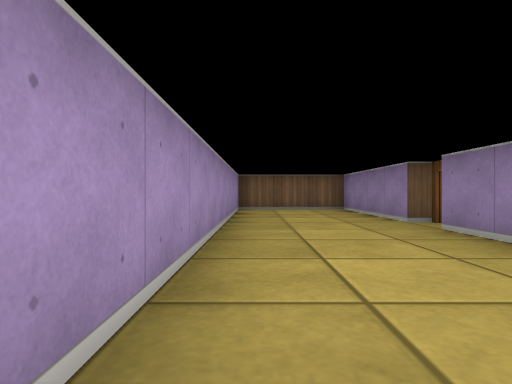
View 1 (above)

24 first-person views from a walk through a cub3D maze. The camera is about half as high as the walls, looks level and sees 75° across. The floor is counted in squares. Each view is taken from the middle of a square. On the plan, view 1 faces up. The plan holds only what a view shows up to about 9 squares ahead; the rest is blank.

View 2
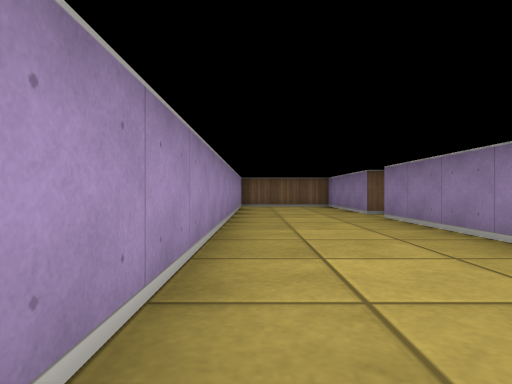

View 3
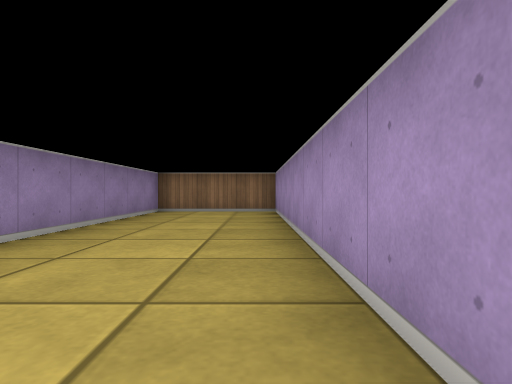

View 4
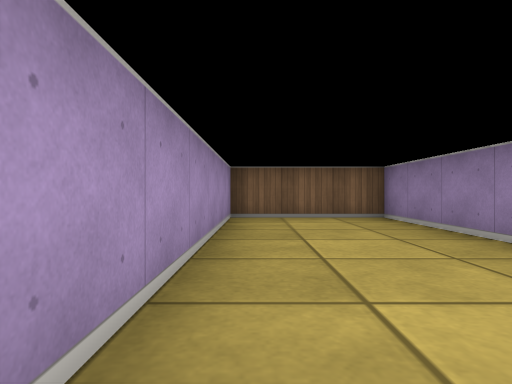

View 5
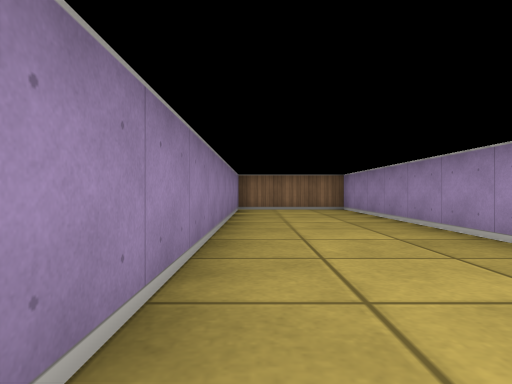

View 6
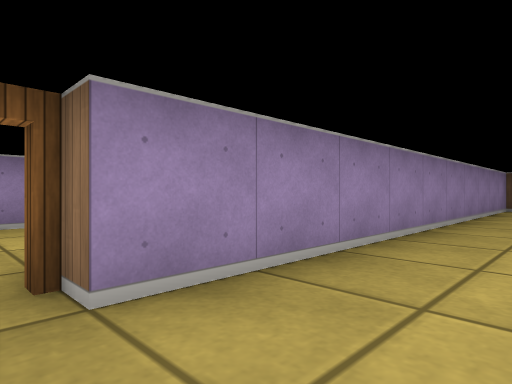

View 7
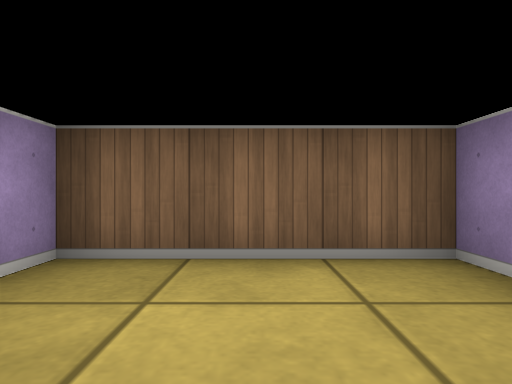

View 8
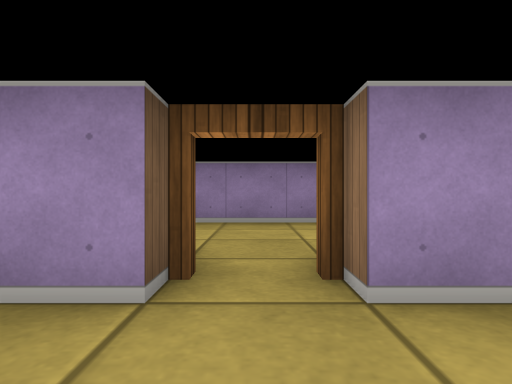

View 9
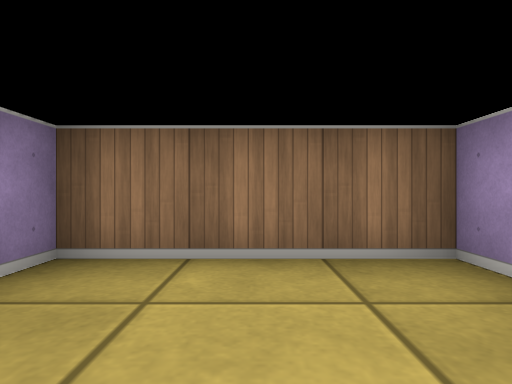

View 10
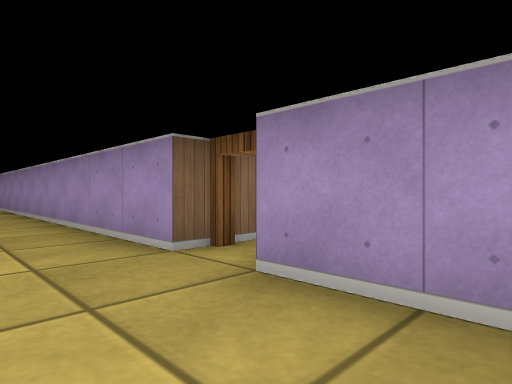

View 11
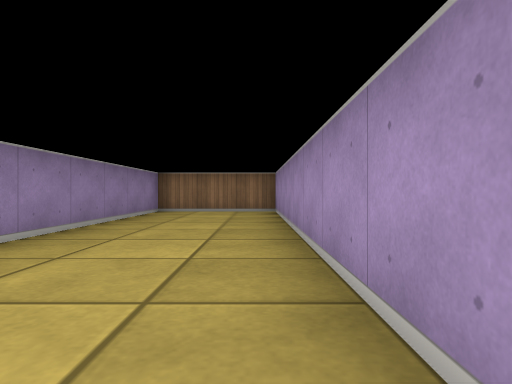

View 12
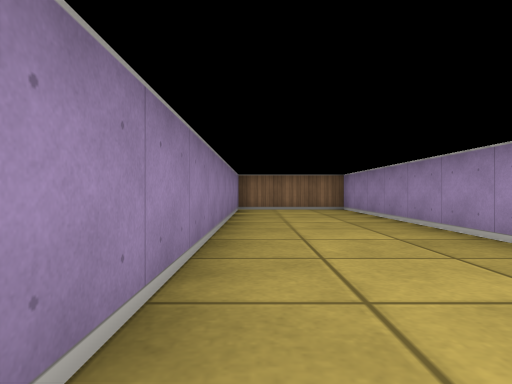

View 13
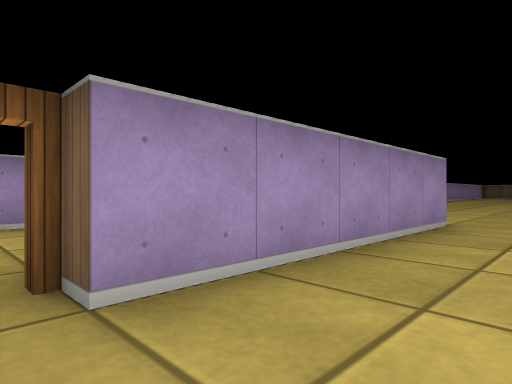

View 14
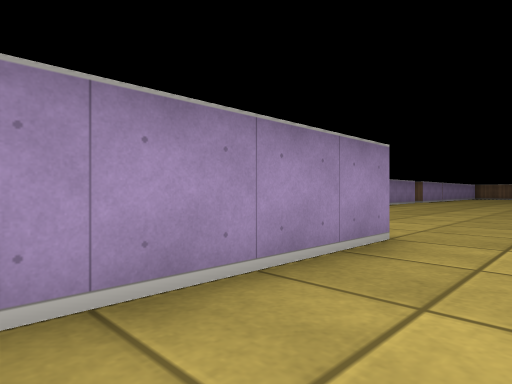

View 15
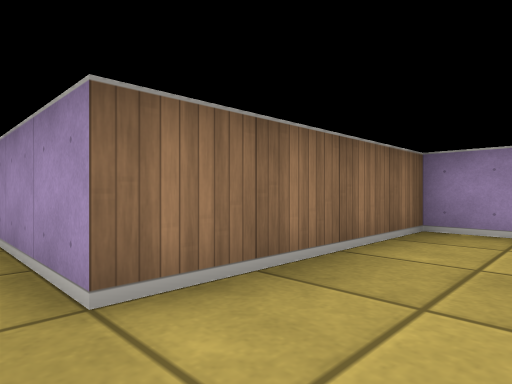

View 16
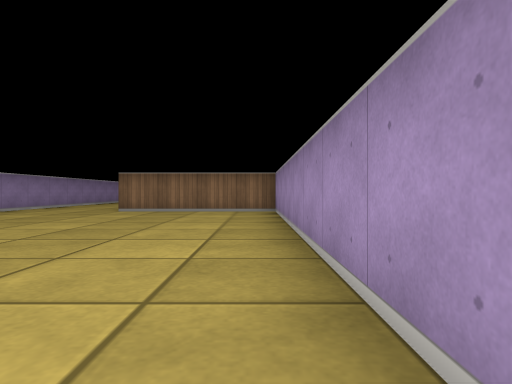

View 17
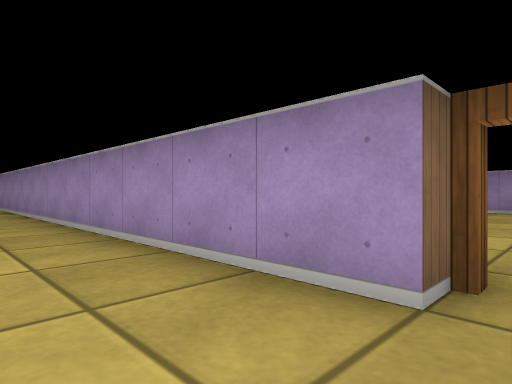

View 18
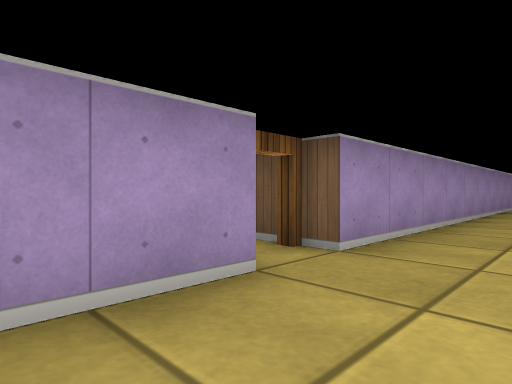

View 19
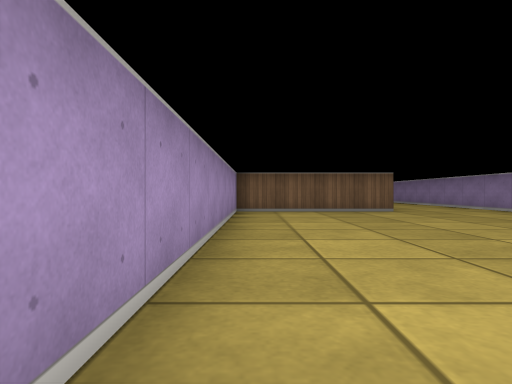

View 20
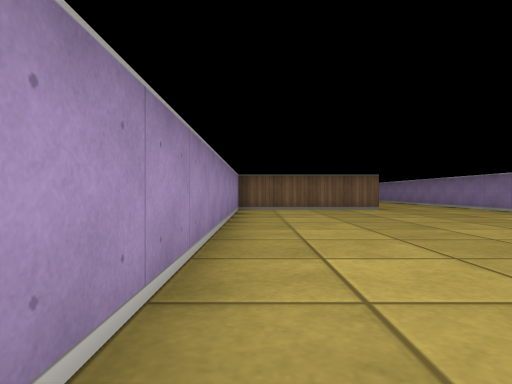

View 21
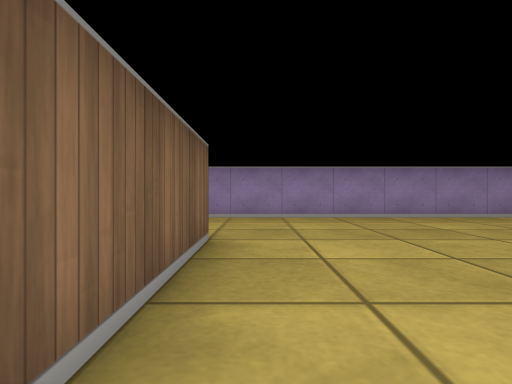

View 22
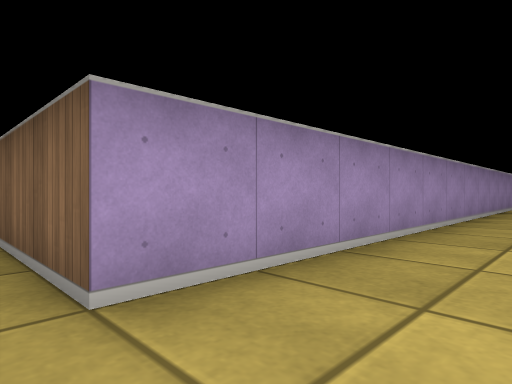

View 23
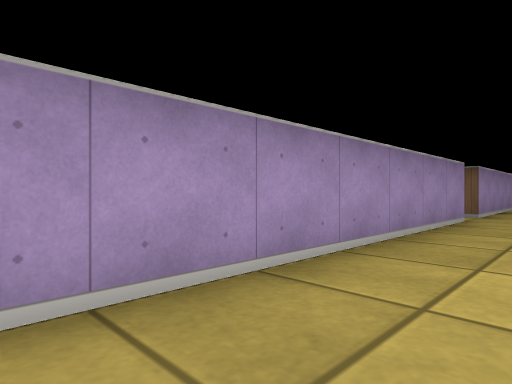

View 24
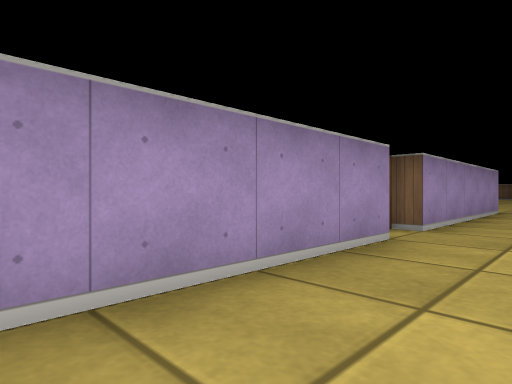

### Floor plan
Points are (right, up) in squares from view 1. A wall is a line through its corners. A room is listed if a view was taken in it or the views show most of it. See-through windows are left out.
Room 1 (views 1, 2, 3, 4, 5, 6, 7, 8, 9)
walls: (2.5, 5.5) (2.5, 9.5) (-0.5, 9.5) (-0.5, -5.5) (2.5, -5.5) (2.5, 4.5)
ways out: open door at (3, 5) to room 2
Room 2 (views 10, 11, 12, 13, 14, 15, 16, 17, 18, 19, 20, 21, 22, 23, 24)
walls: (3.5, 44.5) (3.5, 33.5) (-0.5, 33.5) (-0.5, 23.5); (6.5, 28) (6.5, 34); (3.5, 50.5) (3.5, 45.5); (-0.5, 22.5) (-0.5, 10.5) (3.5, 10.5) (3.5, 5.5); (6.5, 10) (6.5, 10.6); (3.5, 4.5) (3.5, -5.5) (6.5, -5.5) (6.5, 6)
ways out: open door at (3, 5) to room 1; open door at (-1, 23); open door at (3, 45)

Where each view was taken, in squares from view 1:
view 1: 0 up, 0 right, facing up
view 2: 2 down, 0 right, facing up
view 3: 3 up, 0 right, facing down
view 4: 3 up, 0 right, facing up
view 5: 4 up, 2 right, facing down
view 6: 5 up, 1 right, facing down-right
view 7: 7 up, 1 right, facing up
view 8: 5 up, 1 right, facing right
view 9: 3 down, 1 right, facing down
view 10: 7 up, 5 right, facing down-left
view 11: 3 up, 4 right, facing down
view 12: 4 up, 6 right, facing down
view 13: 5 up, 5 right, facing up-left
view 14: 7 up, 5 right, facing up-left
view 15: 12 up, 4 right, facing down-left
view 16: 19 up, 0 right, facing down
view 17: 23 up, 1 right, facing down-left
view 18: 21 up, 1 right, facing up-left
view 19: 25 up, 0 right, facing up
view 20: 24 up, 0 right, facing up
view 21: 33 up, 0 right, facing right
view 22: 33 up, 5 right, facing up-left
view 23: 38 up, 5 right, facing up-left
view 24: 41 up, 5 right, facing up-left
